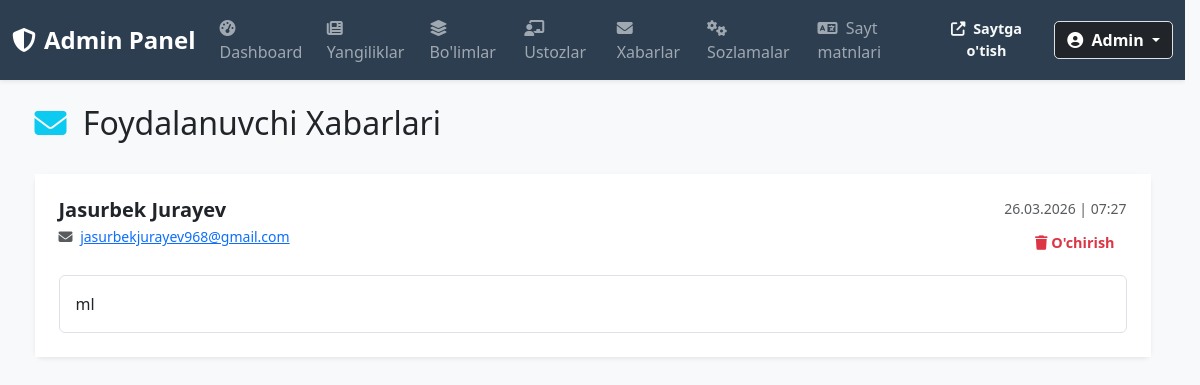
/admin/messages (signed in), run on the app's committed database.
### py_school/app/models/models.py (models this page shows)
class ContactMessage(Base):
    __tablename__ = "contact_messages"
    id = Column(Integer, primary_key=True, index=True)
    full_name = Column(String(100), nullable=False)
    email = Column(String, nullable=False)
    message = Column(Text, nullable=False)
    created_date = Column(DateTime, default=datetime.utcnow)
    is_read = Column(Boolean, default=False)

### py_school/app/routers/admin.py (the view)
@router.get("/messages", response_class=HTMLResponse)
def admin_messages_list(request: Request, admin_id: int = Depends(require_admin), db: Session = Depends(get_db)):
    items = db.query(ContactMessage).order_by(desc(ContactMessage.created_date)).all()
    unread = db.query(ContactMessage).filter(ContactMessage.is_read == False).all()
    for message in unread:
        message.is_read = True
    if unread:
        db.commit()
    return templates.TemplateResponse(request=request, name="admin/messages.html", context={"request": request, "items": items})

### py_school/app/templates/admin/messages.html (shortened to what this page needs)
{% extends "admin/base.html" %}
{% block content %}
<div class="d-flex justify-content-between align-items-center mb-4">
    <h2><i class="fas fa-envelope text-info me-2"></i> Foydalanuvchi Xabarlari</h2>
</div>
<div class="card shadow-sm border-0">
    <div class="card-body p-0">
        <ul class="list-group list-group-flush">
            {% for item in items %}
            <li class="list-group-item p-4 {% if not item.is_read %}bg-light border-start border-4 border-primary{% endif %}">
                <div class="d-flex justify-content-between align-items-start mb-2">
                    <div>
                        <h5 class="mb-1 fw-bold">{{ item.full_name }}</h5>
                        <p class="mb-0 text-muted small"><i class="fas fa-envelope me-1"></i> <a href="mailto:{{ item.email }}">{{ item.email }}</a></p>
                    </div>
                    <div class="text-end">
                        <small class="text-muted d-block mb-2">{{ item.created_date.strftime('%d.%m.%Y | %H:%M') }}</small>
                        <form action="/admin/messages/delete/{{ item.id }}" method="post" onsubmit="return confirm('Xabarni o\'chirmoqchimisiz?');">
                            <button type="submit" class="btn btn-sm btn-outline-danger"><i class="fas fa-trash"></i> O'chirish</button>
                        </form>
                    </div>
                </div>
                <div class="mt-3 p-3 bg-white border rounded">
                    {{ item.message | replace('\n', '<br>') | safe }}
                </div>
            </li>
            {% endfor %}
        </ul>
    </div>
</div>
{% endblock %}

### py_school/app/static/css/admin-style.css (style rules this page uses)
:root { --primary: #0d6efd; --success: #198754; --warning: #ffc107; --danger: #dc3545; --info: #0dcaf0; --light: #f8f9fa; --dark: #212529; }
html { scrollbar-gutter: stable; }
body { font-family: 'Segoe UI', Tahoma, Geneva, Verdana, sans-serif; background-color: #f5f7fa; overflow-y: scroll; }
.card { border: none; border-radius: 8px; box-shadow: 0 2px 8px rgba(0, 0, 0, 0.1); transition: box-shadow 0.2s ease, border-color 0.2s ease; }
.btn { border-radius: 5px; font-weight: 600; transition: background-color 0.2s ease, border-color 0.2s ease, color 0.2s ease, box-shadow 0.2s ease; border: none; }
.btn-sm { padding: 5px 12px; font-size: 0.9rem; }

### data on the page
ContactMessage: full_name "Jasurbek Jurayev", email "jasurbekjurayev968@gmail.com", created_date "26.03.2026 | 07:27", message "ml"
